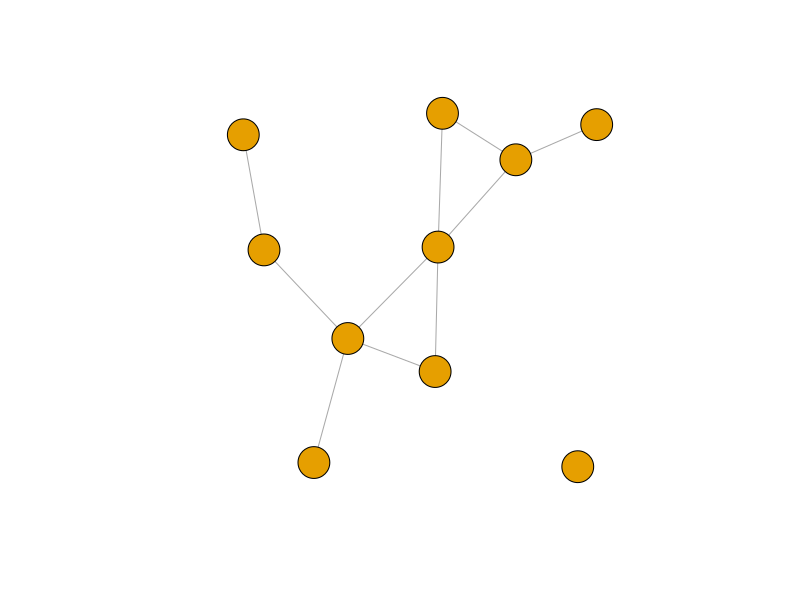
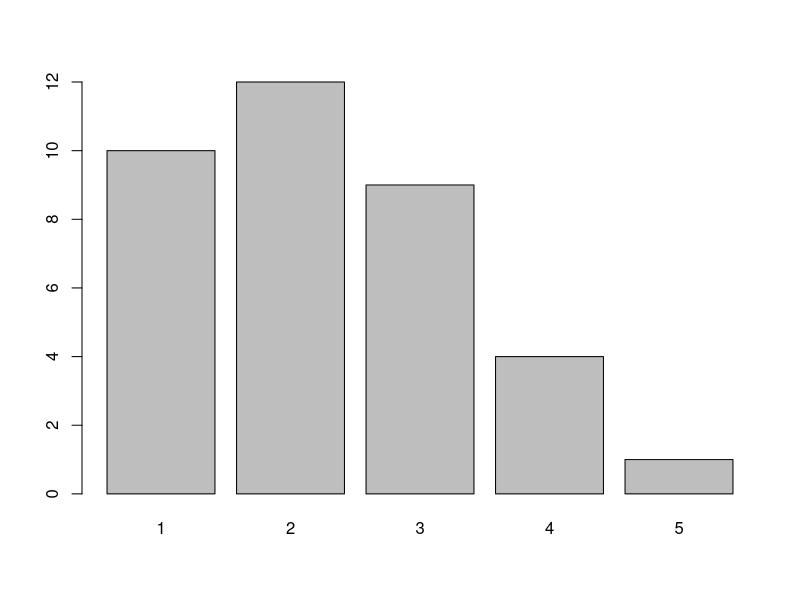
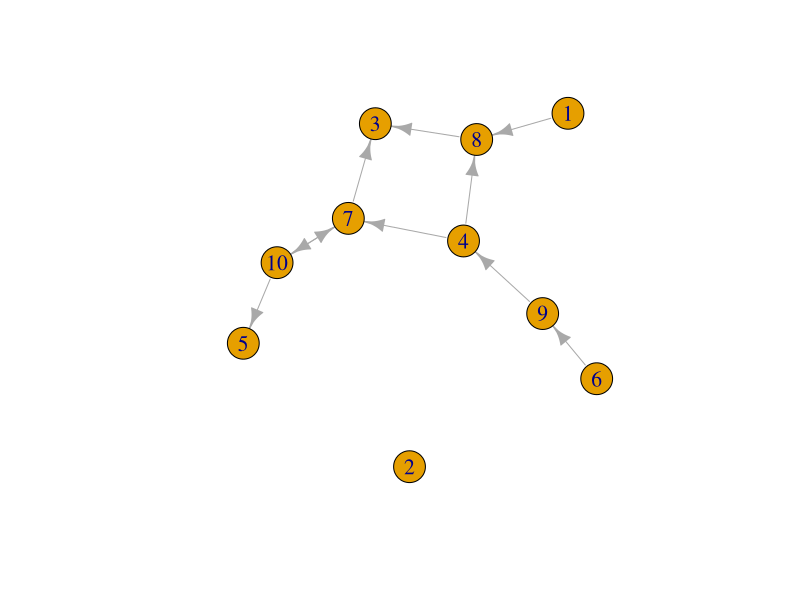

Recreate these plots in R, in order. (Note: this script raises an error after producing the figures.)
# Zapoznanie sie z przykadami na slajdach 3-13
# Plik do ćwiczeń lab3.zip

# - wyznaczanie srednicy sieci, wazonych, skierowanych
# - etykiety i identyfikatory wezlow
# - wyznaczanie sciezek dla grafow nieskierowanych, skierowanych i wazonych
# - closeness centrality, wazone, skierowane
# - betweeness centrality, wazone, skierowane
# - eigenvector, wazone, skierowane
# - transitivity (clustering coefficient), wazone, skierowane

## S3 Srednica i nakrotsze sciezki
library("igraph")
graph <- sample_gnm(n=10, m=10)
plot(graph, vertex.label=NA, vertex.size=18, vertex.label.cex=1.3)

# Srednica sieci
d = diameter(graph, directed=F, weights=NA)

# Najkrotsze sciezki
shortest.paths(graph)
shortest.paths(graph, 1, 10)
average.path.length(graph)
path.length.hist(graph)

# res - histogram
# unconnected - liczba par, dla których pierwszy wezel nie jest dostepny z drugiego

tab <- as.table(path.length.hist(graph)$res)
names(tab) <- 1:length(tab)
barplot(tab)


## S4 Sciezki w grafach skierowanych
graph <- sample_gnm(n=10, m=10, directed = TRUE)
plot(graph, vertex.size=18, vertex.label.cex=1.3)
# Srednica sieci
diameter(graph, directed=T, weight=NA)
get.diameter(graph, directed = TRUE)

# Najkrotsze sciezki
shortest.paths(graph, mode="out")
shortest.paths(graph, mode="in")
shortest.paths(graph, mode="all")
shortest.paths(graph, 8, 10, mode="out") # zamiast FROM TO numery wewzlow

## S5 Odczyt grafów skierowanych i wag krawdzi
setwd("C:/Dev/complex_networks/lab_3/")
graph <- read.graph("directed.txt", format="edgelist")

# Graf skierowany - konwersja z data frame df
df <- read.table("directed.txt", sep=" ", header = FALSE)
df
graph <- graph.data.frame(df)
shortest.paths(graph, mode="out")
shortest.paths(graph, mode="in")
shortest.paths(graph, mode="all")
shortest.paths(graph, FROM, TO, mode="out") # zamiast FROM TO numery wewzlow

## S6 Srednica z uwzglednieniem wag
df <- read.table("weighted.txt", sep = " ", header = TRUE)
graph <- graph.data.frame(df, directed = FALSE)
plot(graph, edge.label = paste(df$weight1, df$weight2, sep=" "))

edge.attributes(graph)
E(graph)$weight1 <- df$weight1
E(graph)$weight2 <- df$weight2

graph <- set.edge.attribute(graph, "weight1", value=df$weight1)
graph <- set.edge.attribute(graph, "weight2", value=df$weight2)

# Wazona srednica
diameter(graph, directed = TRUE, unconnected = TRUE, weights = df$weight1)
get_diameter(graph, weights = df$weight1)
diameter(graph, directed = TRUE, unconnected = TRUE, weights = df$weight2)
get_diameter(graph, weights = df$weight2)

## S7 Grafy nazwane i nienazwane i odwolania do wezlow
# Identyfikatory wezlow graf nienazwany
graph <- sample_gnm(n=10, m=10)
V(graph)
V(graph)$name 
plot(graph)
is_named(graph)

# Identyfikatory wezlow graf nazwany
graph <- sample_gnm(n=10, m=10)
set_vertex_attr("name", value = letter[1:10])
V(graph)
V(graph)$name
plot(graph, vertex.label=V(graph)$name)
as.numeric(V(graph))

# Identyfikatory wczytywane z pliku
df <- read.table("weighted.txt", sep = " ", header = TRUE)
graph <- graph.data.frame(df, directed = FALSE)
V(graph) # 9 1 2 3 4 czyli wezel z etykieta 9 ma id 1
V(graph)$name
as.numeric(V(graph))
plot(graph, vertex.label=V(graph)$name)
plot(graph, vertex.label=as.nueric(V(graph)))
neighbors(graph, 1) # sasiedzi 9
neighbors(graph, "9")
neighbors(graph, 9)

## S8 Alfanumeryczne nazwy wezlow w pliku
df <- read.table("weighted_abc.txt", sep = " ", header = TRUE)
graph <- graph.data.frame(df, directed = TRUE)
plot(graph, vertex.label=V(graph)$name, edge.label = paste(df$weight1, df$weight2, sep=" "))
V(graph)

shortest.paths(graph, 1, 2, weights=df$weight1, mode="out")
shortest.paths(graph, "a", "b", weights=df$weight1, mode="out")
plot(graph, vertex.label=V(graph)$name)
plot(graph, vertex.label=as.numeric(V(graph)))

## S9 Sciezki wazone i odwolania do wezlow
df <- read.table("weighted.txt", sep = " ", header = TRUE)
graph <- graph.data.frame(df, directed = TRUE)
plot(graph, edge.label = paste(df$weight1, df$weight2, sep=" "))
shortest.paths(graph, 1, weights=df$weight1, mode="out") # wynik wezla id=1 "9"
shortest.paths(graph, "9", weights=df$weight1, mode= "out") #wynik dla name="9"
shortest.paths(graph, 1, 7, weights=df$weight1, mode= "out") #wynik dla "9" i "6"
shortest.paths(graph, "1", "7", weights=df$weight1, mode= "out") #wynik dla "1" "7"
# in vs out weight1 np. koszt
shortest.paths(graph, "2", "3", weights=df$weight1, mode= "in")
shortest.paths(graph, "2", "3", weights=df$weight1, mode= "out")
# in vs out weight2 np. czas
shortest.paths(graph, "9", "5", weights=df$weight2, mode= "in")
shortest.paths(graph, "9", "5", weights=df$weight2, mode= "out")

## S10 Closeness dla grafow skierowanych i wazonych
graph <- sample_gnm(n=10, m=20)
plot(graph)
closeness(graph)
closeness(graph,vids=c("1","2"))

df <- read.table("closeness2.txt", sep = " ", header = TRUE )
graph <- graph.data.frame(df, directed = FALSE )
plot(graph, vertex.label=V(graph)$name)
closeness(graph)
closeness(graph,vids=c("1", "9"))

## S11 Closeness dla grafow skierowanych i wazonych
df <- read.table("closeness.txt", sep = " ", header = TRUE)
graph <- graph.data.frame(df, directed = FALSE )
plot(graph,edge.label = paste(df$weight1, df$weight2,sep=" "))
closeness(graph, weights = df$weight1)

df <- read.table("closeness.txt", sep = " ", header = TRUE )
graph <- graph.data.frame(df, directed = TRUE )
plot(graph,edge.label = paste(df$weight1, df$weight2,sep=" "))
closeness(graph)

## S12 Betweenness dla grafow skierowanych i wazonych
graph <- sample_gnm(n=10, m=20)
plot(graph)
betweenness(graph)

df <- read.table("closeness2.txt", sep = " ", header = TRUE )
graph <- graph.data.frame(df, directed = FALSE )
plot(graph, vertex.label=V(graph)$name)
betweenness(graph)
b <- betweenness(graph)

betweenness(graph, v = V(graph), directed = TRUE, weights = NULL,
            nobigint = TRUE, normalized = FALSE)

## S13 Eigenvector i clustering coefficient
df <- read.table("directed.txt", sep = " ", header = TRUE )
graph <- graph.data.frame(df, directed = FALSE )
plot(graph, vertex.label=V(graph)$name)
eigen_centrality(graph)
transitivity(graph) # clustering coefficient
page_rank(graph)

# 2. Do wyboru slajd 14 (analiza polaczen lotniczych), 
# slajd 15 (analiza korespondencji email) lub slajd 16 inna podobna siec